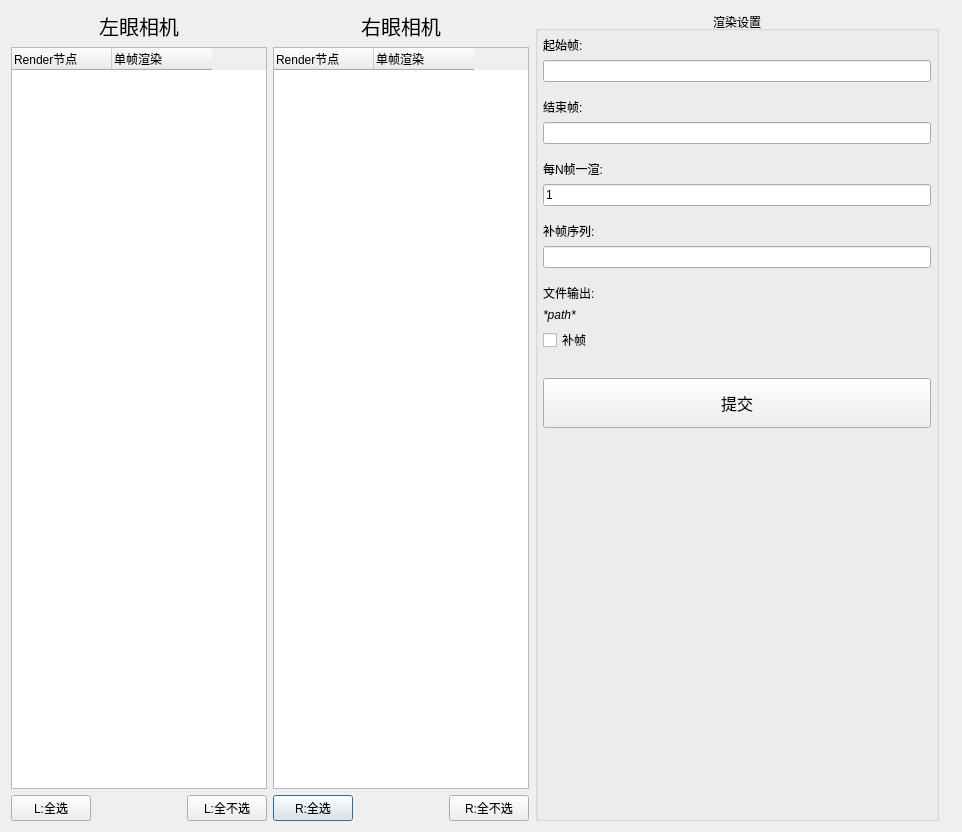
<?xml version="1.0" encoding="UTF-8"?>
<ui version="4.0">
 <class>MainWindow</class>
 <widget class="QDialog" name="MainWindow">
  <property name="geometry">
   <rect>
    <x>0</x>
    <y>0</y>
    <width>962</width>
    <height>832</height>
   </rect>
  </property>
  <property name="windowTitle">
   <string>Submit Render</string>
  </property>
  <layout class="QGridLayout" name="gridLayout">
   <item row="0" column="0">
    <layout class="QHBoxLayout" name="horizontalLayout_4">
     <item>
      <layout class="QGridLayout" name="gridLayout_2">
       <item row="2" column="1">
        <widget class="QLabel" name="label_7">
         <property name="minimumSize">
          <size>
           <width>0</width>
           <height>20</height>
          </size>
         </property>
         <property name="font">
          <font>
           <pointsize>15</pointsize>
           <weight>50</weight>
           <bold>false</bold>
          </font>
         </property>
         <property name="frameShape">
          <enum>QFrame::NoFrame</enum>
         </property>
         <property name="text">
          <string>左眼相机</string>
         </property>
         <property name="textFormat">
          <enum>Qt::AutoText</enum>
         </property>
         <property name="alignment">
          <set>Qt::AlignCenter</set>
         </property>
        </widget>
       </item>
       <item row="7" column="3">
        <layout class="QHBoxLayout" name="horizontalLayout_2">
         <item>
          <widget class="QPushButton" name="pushButton_5">
           <property name="text">
            <string>R:全选</string>
           </property>
          </widget>
         </item>
         <item>
          <spacer name="horizontalSpacer_2">
           <property name="orientation">
            <enum>Qt::Horizontal</enum>
           </property>
           <property name="sizeHint" stdset="0">
            <size>
             <width>40</width>
             <height>20</height>
            </size>
           </property>
          </spacer>
         </item>
         <item>
          <widget class="QPushButton" name="pushButton_4">
           <property name="text">
            <string>R:全不选</string>
           </property>
          </widget>
         </item>
        </layout>
       </item>
       <item row="7" column="1">
        <layout class="QHBoxLayout" name="horizontalLayout">
         <item>
          <widget class="QPushButton" name="pushButton_2">
           <property name="text">
            <string>L:全选</string>
           </property>
          </widget>
         </item>
         <item>
          <spacer name="horizontalSpacer">
           <property name="orientation">
            <enum>Qt::Horizontal</enum>
           </property>
           <property name="sizeHint" stdset="0">
            <size>
             <width>40</width>
             <height>20</height>
            </size>
           </property>
          </spacer>
         </item>
         <item>
          <widget class="QPushButton" name="pushButton_3">
           <property name="text">
            <string>L:全不选</string>
           </property>
          </widget>
         </item>
        </layout>
       </item>
       <item row="2" column="3">
        <widget class="QLabel" name="label_8">
         <property name="minimumSize">
          <size>
           <width>0</width>
           <height>20</height>
          </size>
         </property>
         <property name="font">
          <font>
           <pointsize>15</pointsize>
           <weight>50</weight>
           <bold>false</bold>
          </font>
         </property>
         <property name="text">
          <string>右眼相机</string>
         </property>
         <property name="alignment">
          <set>Qt::AlignCenter</set>
         </property>
        </widget>
       </item>
       <item row="5" column="1">
        <widget class="QTableWidget" name="tableWidget">
         <column>
          <property name="text">
           <string>Render节点</string>
          </property>
          <property name="textAlignment">
           <set>AlignLeft|AlignVCenter</set>
          </property>
         </column>
         <column>
          <property name="text">
           <string>单帧渲染</string>
          </property>
          <property name="textAlignment">
           <set>AlignLeft|AlignVCenter</set>
          </property>
         </column>
        </widget>
       </item>
       <item row="5" column="3">
        <widget class="QTableWidget" name="tableWidget_2">
         <column>
          <property name="text">
           <string>Render节点</string>
          </property>
          <property name="textAlignment">
           <set>AlignLeft|AlignVCenter</set>
          </property>
         </column>
         <column>
          <property name="text">
           <string>单帧渲染</string>
          </property>
          <property name="textAlignment">
           <set>AlignLeft|AlignVCenter</set>
          </property>
         </column>
        </widget>
       </item>
      </layout>
     </item>
     <item>
      <widget class="QGroupBox" name="groupBox">
       <property name="enabled">
        <bool>true</bool>
       </property>
       <property name="minimumSize">
        <size>
         <width>0</width>
         <height>0</height>
        </size>
       </property>
       <property name="title">
        <string>渲染设置</string>
       </property>
       <property name="alignment">
        <set>Qt::AlignCenter</set>
       </property>
       <property name="flat">
        <bool>false</bool>
       </property>
       <layout class="QVBoxLayout" name="verticalLayout_2">
        <property name="spacing">
         <number>5</number>
        </property>
        <property name="margin">
         <number>5</number>
        </property>
        <item>
         <layout class="QVBoxLayout" name="verticalLayout">
          <property name="spacing">
           <number>6</number>
          </property>
          <item>
           <widget class="QLabel" name="label">
            <property name="maximumSize">
             <size>
              <width>16777215</width>
              <height>50</height>
             </size>
            </property>
            <property name="font">
             <font>
              <weight>50</weight>
              <italic>false</italic>
              <bold>false</bold>
              <underline>false</underline>
              <strikeout>false</strikeout>
              <kerning>true</kerning>
             </font>
            </property>
            <property name="text">
             <string>起始帧:</string>
            </property>
           </widget>
          </item>
          <item>
           <widget class="QLineEdit" name="lineEdit"/>
          </item>
          <item>
           <spacer name="verticalSpacer_2">
            <property name="orientation">
             <enum>Qt::Vertical</enum>
            </property>
            <property name="sizeType">
             <enum>QSizePolicy::Maximum</enum>
            </property>
            <property name="sizeHint" stdset="0">
             <size>
              <width>20</width>
              <height>10</height>
             </size>
            </property>
           </spacer>
          </item>
          <item>
           <widget class="QLabel" name="label_2">
            <property name="maximumSize">
             <size>
              <width>16777215</width>
              <height>50</height>
             </size>
            </property>
            <property name="font">
             <font>
              <weight>50</weight>
              <bold>false</bold>
             </font>
            </property>
            <property name="text">
             <string>结束帧:</string>
            </property>
           </widget>
          </item>
          <item>
           <widget class="QLineEdit" name="lineEdit_2"/>
          </item>
          <item>
           <spacer name="verticalSpacer_3">
            <property name="orientation">
             <enum>Qt::Vertical</enum>
            </property>
            <property name="sizeType">
             <enum>QSizePolicy::Maximum</enum>
            </property>
            <property name="sizeHint" stdset="0">
             <size>
              <width>20</width>
              <height>10</height>
             </size>
            </property>
           </spacer>
          </item>
          <item>
           <widget class="QLabel" name="label_3">
            <property name="enabled">
             <bool>true</bool>
            </property>
            <property name="maximumSize">
             <size>
              <width>16777215</width>
              <height>50</height>
             </size>
            </property>
            <property name="font">
             <font>
              <weight>50</weight>
              <bold>false</bold>
             </font>
            </property>
            <property name="text">
             <string>每N帧一渲:</string>
            </property>
           </widget>
          </item>
          <item>
           <widget class="QLineEdit" name="lineEdit_3">
            <property name="text">
             <string>1</string>
            </property>
           </widget>
          </item>
          <item>
           <spacer name="verticalSpacer_4">
            <property name="orientation">
             <enum>Qt::Vertical</enum>
            </property>
            <property name="sizeType">
             <enum>QSizePolicy::Maximum</enum>
            </property>
            <property name="sizeHint" stdset="0">
             <size>
              <width>20</width>
              <height>10</height>
             </size>
            </property>
           </spacer>
          </item>
          <item>
           <widget class="QLabel" name="label_6">
            <property name="enabled">
             <bool>true</bool>
            </property>
            <property name="maximumSize">
             <size>
              <width>16777215</width>
              <height>50</height>
             </size>
            </property>
            <property name="font">
             <font>
              <weight>50</weight>
              <bold>false</bold>
             </font>
            </property>
            <property name="text">
             <string>补帧序列:</string>
            </property>
           </widget>
          </item>
          <item>
           <widget class="QLineEdit" name="lineEdit_4"/>
          </item>
          <item>
           <spacer name="verticalSpacer_5">
            <property name="orientation">
             <enum>Qt::Vertical</enum>
            </property>
            <property name="sizeType">
             <enum>QSizePolicy::Maximum</enum>
            </property>
            <property name="sizeHint" stdset="0">
             <size>
              <width>20</width>
              <height>10</height>
             </size>
            </property>
           </spacer>
          </item>
          <item>
           <widget class="QLabel" name="label_4">
            <property name="maximumSize">
             <size>
              <width>16777215</width>
              <height>50</height>
             </size>
            </property>
            <property name="font">
             <font>
              <weight>50</weight>
              <bold>false</bold>
             </font>
            </property>
            <property name="text">
             <string>文件输出:</string>
            </property>
           </widget>
          </item>
          <item>
           <widget class="QLabel" name="label_5">
            <property name="maximumSize">
             <size>
              <width>16777215</width>
              <height>100</height>
             </size>
            </property>
            <property name="font">
             <font>
              <italic>true</italic>
              <underline>false</underline>
             </font>
            </property>
            <property name="text">
             <string>*path*</string>
            </property>
           </widget>
          </item>
          <item>
           <widget class="QCheckBox" name="checkBox_3">
            <property name="text">
             <string>补帧</string>
            </property>
           </widget>
          </item>
          <item>
           <spacer name="verticalSpacer_6">
            <property name="orientation">
             <enum>Qt::Vertical</enum>
            </property>
            <property name="sizeType">
             <enum>QSizePolicy::Maximum</enum>
            </property>
            <property name="sizeHint" stdset="0">
             <size>
              <width>20</width>
              <height>20</height>
             </size>
            </property>
           </spacer>
          </item>
          <item>
           <widget class="QPushButton" name="pushButton">
            <property name="minimumSize">
             <size>
              <width>0</width>
              <height>50</height>
             </size>
            </property>
            <property name="font">
             <font>
              <pointsize>12</pointsize>
             </font>
            </property>
            <property name="text">
             <string>提交</string>
            </property>
           </widget>
          </item>
          <item>
           <spacer name="verticalSpacer">
            <property name="orientation">
             <enum>Qt::Vertical</enum>
            </property>
            <property name="sizeHint" stdset="0">
             <size>
              <width>20</width>
              <height>40</height>
             </size>
            </property>
           </spacer>
          </item>
         </layout>
        </item>
       </layout>
      </widget>
     </item>
    </layout>
   </item>
   <item row="0" column="1">
    <widget class="Line" name="line_2">
     <property name="frameShadow">
      <enum>QFrame::Raised</enum>
     </property>
     <property name="orientation">
      <enum>Qt::Horizontal</enum>
     </property>
    </widget>
   </item>
   <item row="0" column="2">
    <widget class="Line" name="line">
     <property name="frameShadow">
      <enum>QFrame::Raised</enum>
     </property>
     <property name="orientation">
      <enum>Qt::Horizontal</enum>
     </property>
    </widget>
   </item>
  </layout>
 </widget>
 <resources/>
 <connections/>
</ui>
